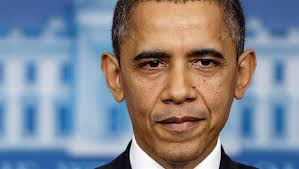
#> input picture b/barack1.jpg, 299 x 169 px; its folder holds only this picture in this run
$ python canny-edge.py
#> lines starting #> are read from the running program, lines starting #| are printed output that depends on the picture; after the words box and inside, x2 and y2 are one past the last pixel; in counts of white or black regions, pixels touching at a corner belong together
import cv2
import numpy as np
from matplotlib import pyplot as plt
import os

for filename in os.listdir("b"):
	if not filename.startswith('.'):
		img = cv2.imread("b/{}".format(filename),0)
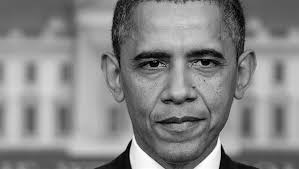
#> img: shape (169, 299); min 0, max 255, mean 134.8
		edges = cv2.Canny(img,100,200)
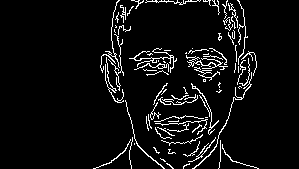
#> edges: shape (169, 299); 5.9% white in thin lines or dots, all inside (x1, y1, x2, y2) = (93, 0, 259, 169)
		edges = cv2.bitwise_not(edges)
		output_file="a/{}".format(filename)
		cv2.imwrite(output_file,edges)

$ run again, on b/barack5.jpg
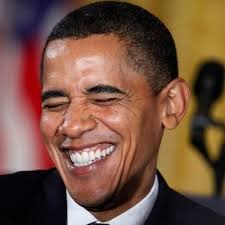
#> input picture b/barack5.jpg, 225 x 225 px
#> `img = cv2.imread("b/{}".format(filename),0)`:
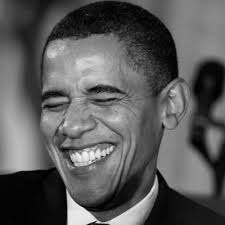
#> img: shape (225, 225); min 0, max 252, mean 89.3
#> `edges = cv2.Canny(img,100,200)`:
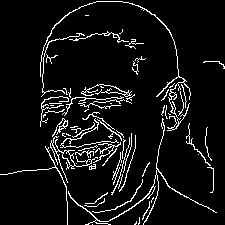
#> edges: shape (225, 225); 7.2% white in thin lines or dots

$ run again, on b/barack3.jpg
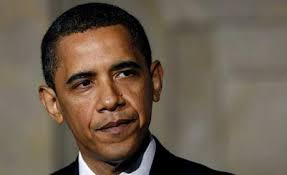
#> input picture b/barack3.jpg, 287 x 175 px
#> `img = cv2.imread("b/{}".format(filename),0)`:
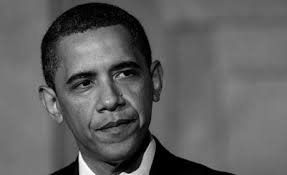
#> img: shape (175, 287); min 0, max 255, mean 95.8
#> `edges = cv2.Canny(img,100,200)`:
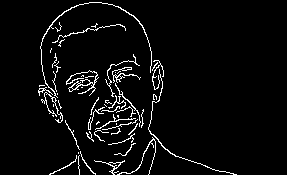
#> edges: shape (175, 287); 4.5% white in thin lines or dots, all inside (x1, y1, x2, y2) = (38, 2, 237, 175)

$ run again, on b/barack4.jpg
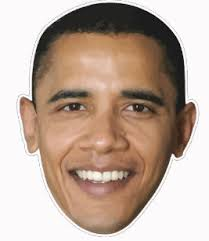
#> input picture b/barack4.jpg, 209 x 241 px
#> `img = cv2.imread("b/{}".format(filename),0)`:
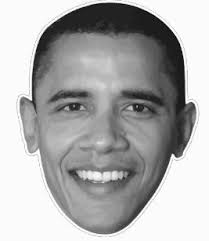
#> img: shape (241, 209); min 0, max 255, mean 173.2
#> `edges = cv2.Canny(img,100,200)`:
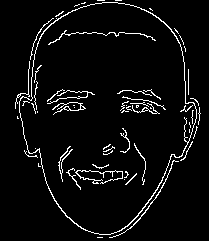
#> edges: shape (241, 209); 4.9% white in thin lines or dots, all inside (x1, y1, x2, y2) = (15, 0, 201, 238)
